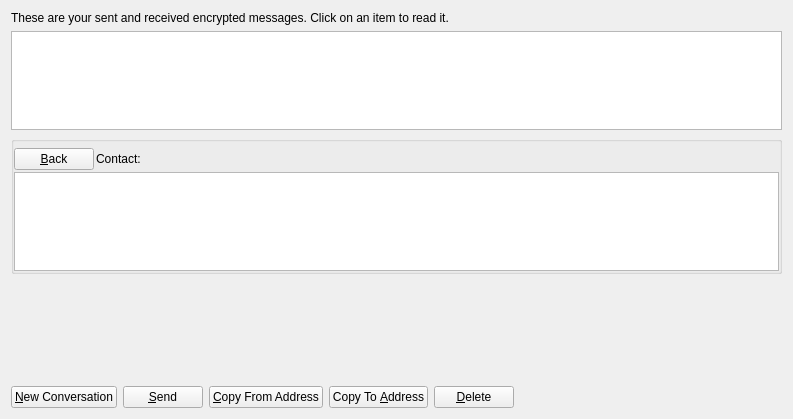
<?xml version="1.0" encoding="UTF-8"?>
<ui version="4.0">
 <class>MessagePage</class>
 <widget class="QWidget" name="MessagePage">
  <property name="geometry">
   <rect>
    <x>0</x>
    <y>0</y>
    <width>793</width>
    <height>419</height>
   </rect>
  </property>
  <property name="windowTitle">
   <string>Address Book</string>
  </property>
  <layout class="QVBoxLayout" name="verticalLayout_2">
   <item>
    <widget class="QLabel" name="labelExplanation">
     <property name="text">
      <string>These are your sent and received encrypted messages. Click on an item to read it.</string>
     </property>
     <property name="textFormat">
      <enum>Qt::PlainText</enum>
     </property>
     <property name="wordWrap">
      <bool>true</bool>
     </property>
    </widget>
   </item>
   <item>
    <widget class="QTableView" name="tableView">
     <property name="contextMenuPolicy">
      <enum>Qt::CustomContextMenu</enum>
     </property>
     <property name="toolTip">
      <string>Click on a message to view it</string>
     </property>
     <property name="tabKeyNavigation">
      <bool>false</bool>
     </property>
     <property name="alternatingRowColors">
      <bool>true</bool>
     </property>
     <property name="selectionMode">
      <enum>QAbstractItemView::SingleSelection</enum>
     </property>
     <property name="selectionBehavior">
      <enum>QAbstractItemView::SelectRows</enum>
     </property>
     <property name="sortingEnabled">
      <bool>true</bool>
     </property>
     <attribute name="verticalHeaderVisible">
      <bool>false</bool>
     </attribute>
    </widget>
   </item>
   <item>
    <layout class="QVBoxLayout" name="verticalLayout">
     <item>
      <widget class="QGroupBox" name="messageDetails">
       <property name="title">
        <string/>
       </property>
       <layout class="QVBoxLayout" name="verticalLayout_4">
        <property name="spacing">
         <number>2</number>
        </property>
        <property name="leftMargin">
         <number>0</number>
        </property>
        <property name="topMargin">
         <number>6</number>
        </property>
        <property name="rightMargin">
         <number>0</number>
        </property>
        <property name="bottomMargin">
         <number>0</number>
        </property>
        <item>
         <layout class="QHBoxLayout" name="horizontalLayout_3">
          <item>
           <widget class="QPushButton" name="backButton">
            <property name="text">
             <string>&amp;Back</string>
            </property>
            <property name="icon">
             <iconset resource="../bitcoin.qrc">
              <normaloff>:/icons/quit</normaloff>:/icons/quit</iconset>
            </property>
           </widget>
          </item>
          <item>
           <widget class="QLabel" name="labelContact">
            <property name="text">
             <string>Contact:</string>
            </property>
           </widget>
          </item>
          <item>
           <widget class="QLabel" name="contactLabel">
            <property name="text">
             <string/>
            </property>
           </widget>
          </item>
          <item>
           <spacer name="horizontalSpacer_3">
            <property name="orientation">
             <enum>Qt::Horizontal</enum>
            </property>
            <property name="sizeHint" stdset="0">
             <size>
              <width>40</width>
              <height>20</height>
             </size>
            </property>
           </spacer>
          </item>
         </layout>
        </item>
        <item>
         <widget class="QListView" name="listConversation">
          <property name="styleSheet">
           <string notr="true">#listConversation { color: #000000; }</string>
          </property>
         </widget>
        </item>
        <item>
         <layout class="QVBoxLayout" name="verticalLayout_3"/>
        </item>
       </layout>
      </widget>
     </item>
     <item>
      <widget class="MRichTextEdit" name="messageEdit" native="true">
       <property name="minimumSize">
        <size>
         <width>0</width>
         <height>100</height>
        </size>
       </property>
      </widget>
     </item>
     <item>
      <layout class="QHBoxLayout" name="horizontalLayout">
       <item>
        <widget class="QPushButton" name="newButton">
         <property name="text">
          <string>&amp;New Conversation</string>
         </property>
         <property name="icon">
          <iconset resource="../bitcoin.qrc">
           <normaloff>:/icons/add</normaloff>:/icons/add</iconset>
         </property>
        </widget>
       </item>
       <item>
        <widget class="QPushButton" name="sendButton">
         <property name="toolTip">
          <string>Sign a message to prove you own a Genius address</string>
         </property>
         <property name="text">
          <string>&amp;Send</string>
         </property>
         <property name="icon">
          <iconset resource="../bitcoin.qrc">
           <normaloff>:/icons/send</normaloff>:/icons/send</iconset>
         </property>
        </widget>
       </item>
       <item>
        <widget class="QPushButton" name="copyFromAddressButton">
         <property name="toolTip">
          <string>Copy the currently selected address to the system clipboard</string>
         </property>
         <property name="text">
          <string>&amp;Copy From Address</string>
         </property>
         <property name="icon">
          <iconset resource="../bitcoin.qrc">
           <normaloff>:/icons/editcopy</normaloff>:/icons/editcopy</iconset>
         </property>
        </widget>
       </item>
       <item>
        <widget class="QPushButton" name="copyToAddressButton">
         <property name="toolTip">
          <string>Copy the currently selected address to the system clipboard</string>
         </property>
         <property name="text">
          <string>Copy To &amp;Address</string>
         </property>
         <property name="icon">
          <iconset resource="../bitcoin.qrc">
           <normaloff>:/icons/editcopy</normaloff>:/icons/editcopy</iconset>
         </property>
        </widget>
       </item>
       <item>
        <widget class="QPushButton" name="deleteButton">
         <property name="toolTip">
          <string>Delete the currently selected address from the list</string>
         </property>
         <property name="text">
          <string>&amp;Delete</string>
         </property>
         <property name="icon">
          <iconset resource="../bitcoin.qrc">
           <normaloff>:/icons/remove</normaloff>:/icons/remove</iconset>
         </property>
        </widget>
       </item>
       <item>
        <spacer name="horizontalSpacer">
         <property name="orientation">
          <enum>Qt::Horizontal</enum>
         </property>
         <property name="sizeHint" stdset="0">
          <size>
           <width>40</width>
           <height>20</height>
          </size>
         </property>
        </spacer>
       </item>
      </layout>
     </item>
    </layout>
   </item>
  </layout>
 </widget>
 <customwidgets>
  <customwidget>
   <class>MRichTextEdit</class>
   <extends>QWidget</extends>
   <header>mrichtextedit.h</header>
   <container>1</container>
  </customwidget>
 </customwidgets>
 <resources>
  <include location="../bitcoin.qrc"/>
 </resources>
 <connections/>
</ui>
